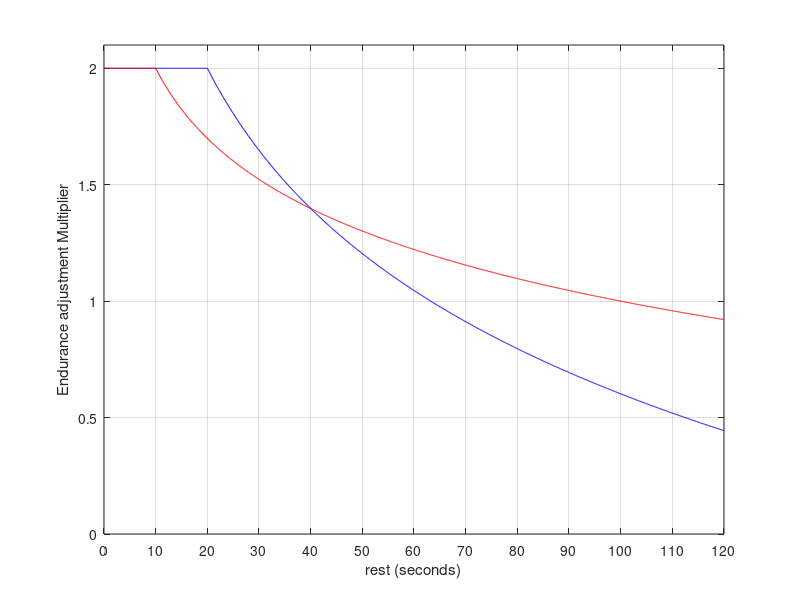

Reproduce this figure in MATLAB.
#!/bin/oct

x=[0:.1:120]; 
xl = max(20,x); % Anything less than 10 seconds is equivalent to 10 seconds

%y1=min(2,2-min(2,log10((x.^2)/400)));
%y=min(2,2-min(2,log10(((xl-10).^0.8)/1)));
%y=min(2,2.0-min(2,log10(((x+15).^2.0)/600)));
%y=min(2,2.0-min(2,log10(((xl-3).^1.0)/7)));
%y=min(2,2-min(5,log10(((x-18).^0.6)/1.5)));



%y1=log10((x.^2)/400);
%y=2-min(2,log10(((xl-10).^0.8)/1));
%y=log10(((x+10).^2.0)/100);
%y=log10(((xl-18).^.6)/1.5);
%y = 2-min(2,y) ;
%y=min(2,2-min(2,log10(((xl-18).^0.6)/1.5)));

y1=((x.^2)/400);
y1=max(0.25, y1);
y1=log10(y1);
y1 = min(2, 2-min(2,y1)) ;

%y=log10((x.^1.2)/40);
y=(x.^1.0)/10;
y=max(0.25, y);
y=log10(y);
y = min(2, 2-min(2,y)) ;

plot(x,y1,'b', x, y, 'r');
grid on;
ylim([0 2.1]);
set(gca, 'xtick', [0:10:120])
xlabel('rest (seconds)');
ylabel('Endurance adjustment Multiplier');
